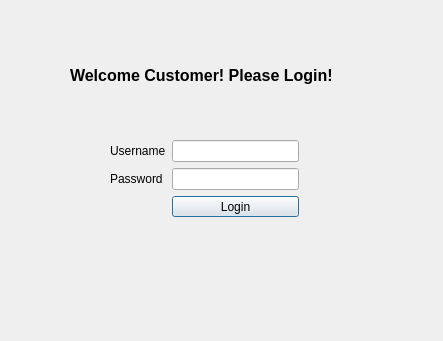
<?xml version="1.0" encoding="UTF-8"?>
<ui version="4.0">
 <class>DialogCustomer</class>
 <widget class="QDialog" name="DialogCustomer">
  <property name="geometry">
   <rect>
    <x>0</x>
    <y>0</y>
    <width>443</width>
    <height>341</height>
   </rect>
  </property>
  <property name="windowTitle">
   <string>Dialog</string>
  </property>
  <widget class="QLabel" name="label_3">
   <property name="geometry">
    <rect>
     <x>70</x>
     <y>60</y>
     <width>291</width>
     <height>31</height>
    </rect>
   </property>
   <property name="font">
    <font>
     <pointsize>12</pointsize>
     <weight>75</weight>
     <bold>true</bold>
    </font>
   </property>
   <property name="text">
    <string>Welcome Customer! Please Login!</string>
   </property>
  </widget>
  <widget class="QWidget" name="layoutWidget">
   <property name="geometry">
    <rect>
     <x>110</x>
     <y>140</y>
     <width>189</width>
     <height>77</height>
    </rect>
   </property>
   <layout class="QGridLayout" name="gridLayout">
    <item row="0" column="0">
     <widget class="QLabel" name="label">
      <property name="text">
       <string>Username</string>
      </property>
     </widget>
    </item>
    <item row="0" column="1">
     <widget class="QLineEdit" name="CustomerUsernameEdit"/>
    </item>
    <item row="1" column="0">
     <widget class="QLabel" name="label_2">
      <property name="text">
       <string>Password</string>
      </property>
     </widget>
    </item>
    <item row="1" column="1">
     <widget class="QLineEdit" name="CustomerPasswordEdit"/>
    </item>
    <item row="2" column="1">
     <widget class="QPushButton" name="CustomerLoginButton">
      <property name="text">
       <string>Login</string>
      </property>
     </widget>
    </item>
   </layout>
  </widget>
 </widget>
 <resources/>
 <connections/>
</ui>
